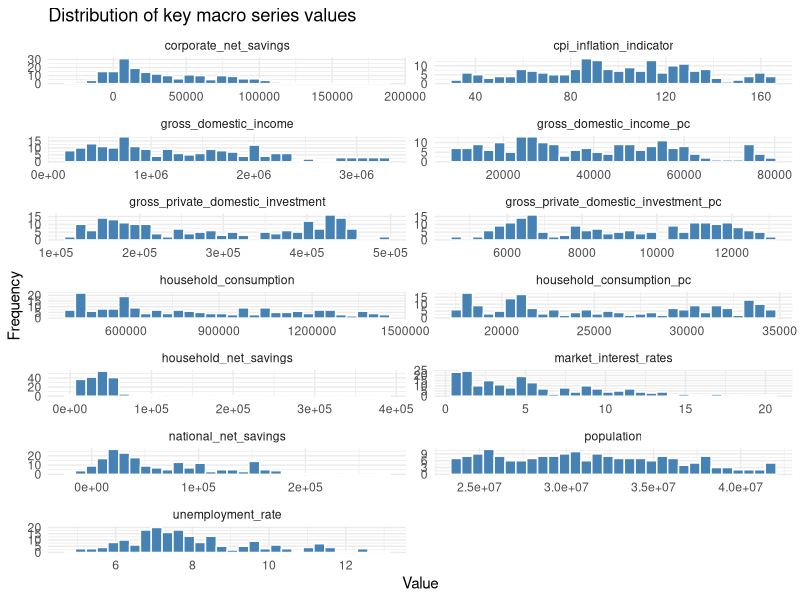
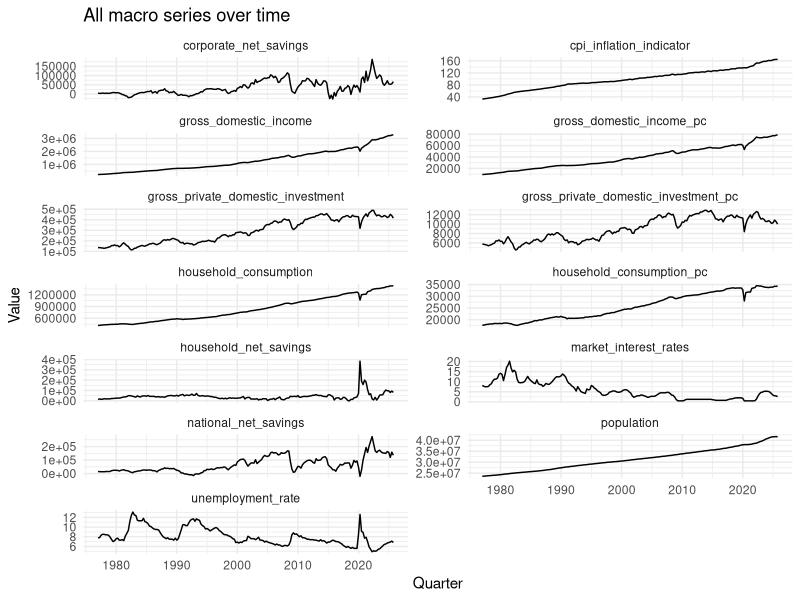
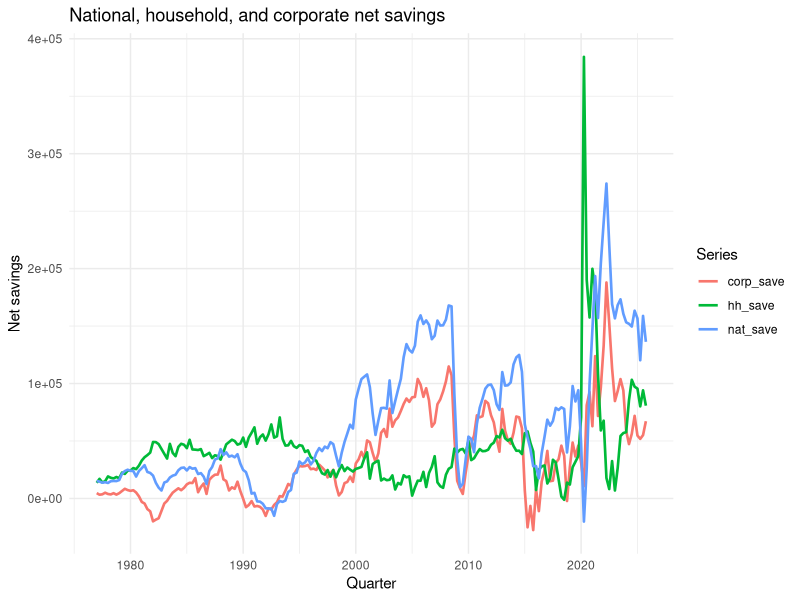
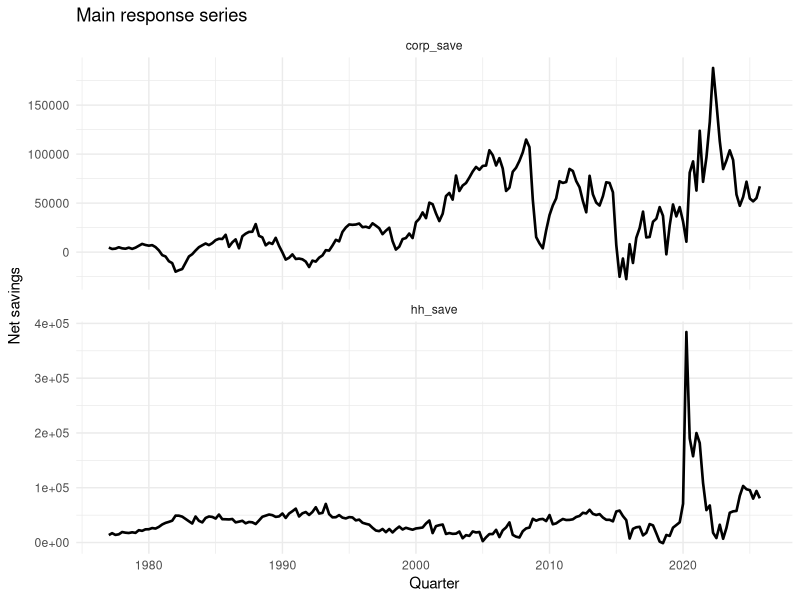
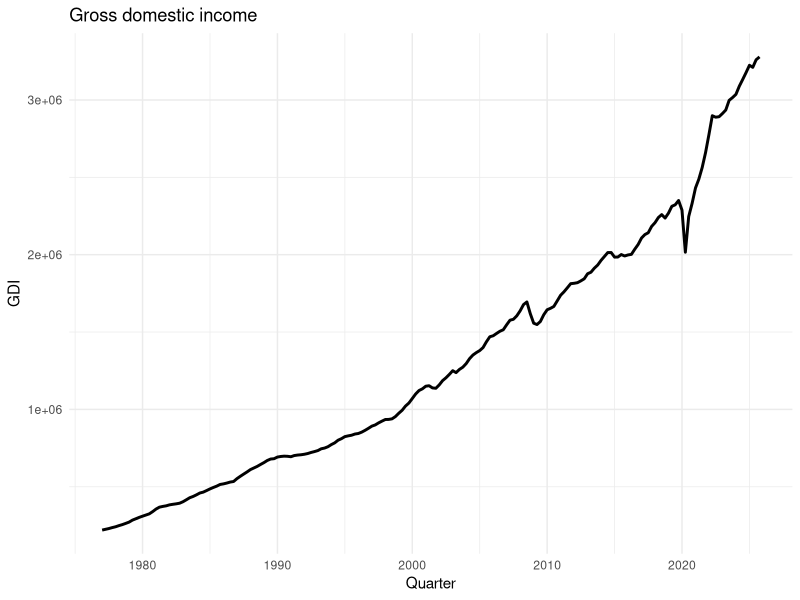
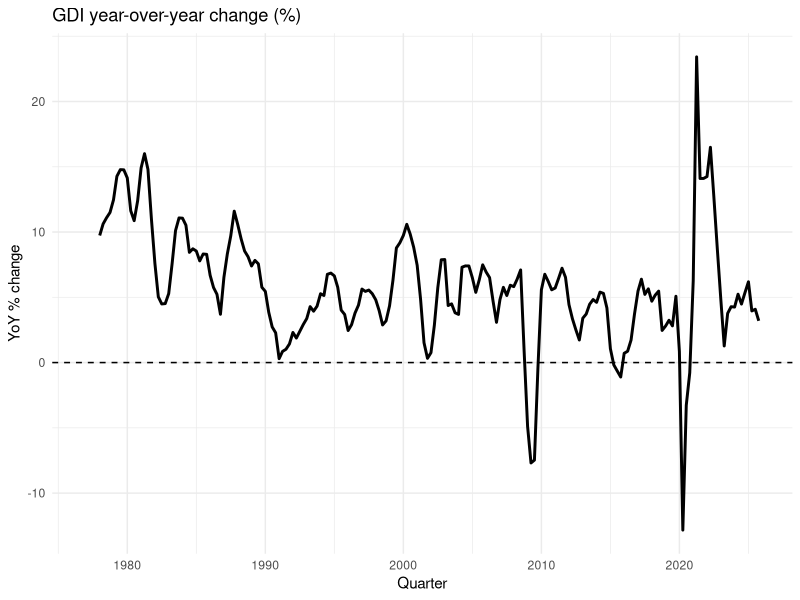
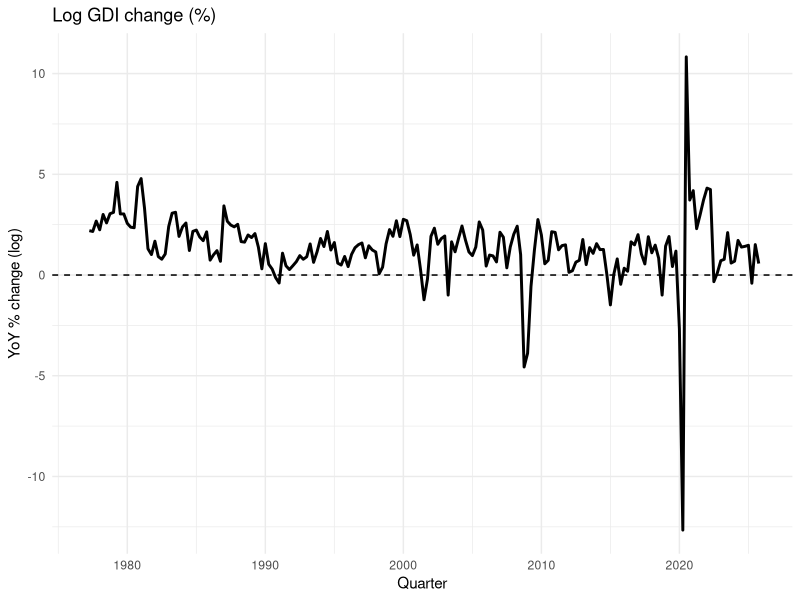
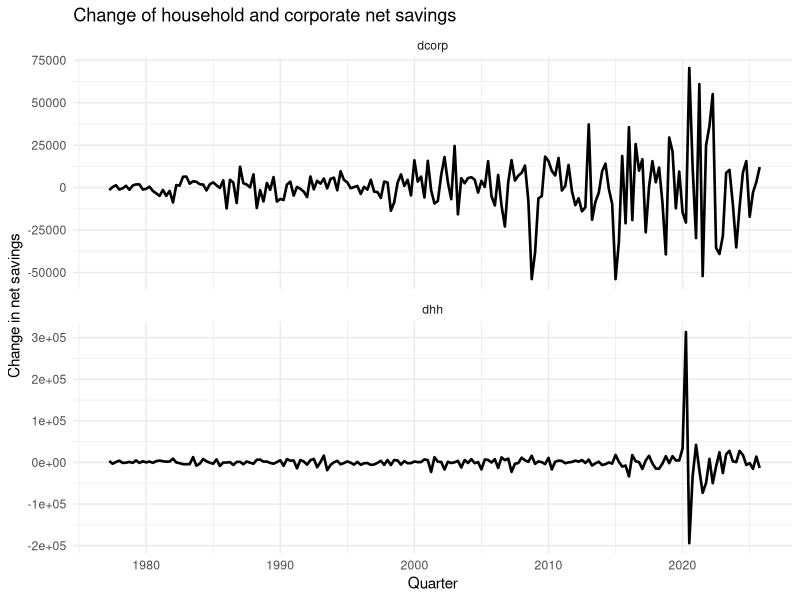

These figures' R source, in order:
## ---- chunk 1
knitr::opts_chunk$set(echo = TRUE, warning = FALSE, message = FALSE)
library(tidyverse)
library(lubridate)
library(forecast)
library(knitr)
library(tseries)
## ---- chunk 2
macro_df <- read_csv("../data/macro_panel_wide_raw.csv", show_col_types = FALSE) |>
  mutate(quarterly_date = as.Date(quarterly_date)) |>
  mutate(household_consumption_pc = household_consumption / population * 1000000,
         gross_domestic_income_pc = gross_domestic_income / population * 1000000,
         gross_private_domestic_investment_pc = gross_private_domestic_investment / population * 1000000) |>
  arrange(quarterly_date)

glimpse(macro_df)
summary(macro_df)
## ---- chunk 3
na_summary <- macro_df |>
  summarise(across(-quarterly_date, ~ sum(is.na(.)))) |>
  pivot_longer(
    cols = everything(),
    names_to = "series",
    values_to = "n_missing"
  ) |>
  arrange(desc(n_missing))

na_summary

# Remove the NA values at the end
macro_df <- macro_df |>
  filter(quarterly_date <= as.Date("2025-12-31"))
## ---- chunk 4
#| fig.width: 8
#| fig.height: 8
key_vars <- macro_df |>
  select(-quarterly_date) |>
  pivot_longer(
    cols = everything(),
    names_to = "series",
    values_to = "value"
  )

# Adjust plot size for better readability
ggplot(key_vars, aes(x = value)) +
  geom_histogram(bins = 30, fill = "steelblue", color = "white") +
  facet_wrap(~ series, scales = "free", ncol = 2)+ 
  theme_minimal() +
  ggtitle("Distribution of key macro series values") +
  xlab("Value") +
  ylab("Frequency")
## ---- chunk 5
#| fig.width: 8
#| fig.height: 8
macro_long <- macro_df |>
  pivot_longer(
    cols = -quarterly_date,
    names_to = "series",
    values_to = "value"
  )

ggplot(macro_long, aes(x = quarterly_date, y = value)) +
  geom_line() +
  facet_wrap(~ series, scales = "free_y", ncol = 2) +
  theme_minimal() +
  labs(
    title = "All macro series over time",
    x = "Quarter",
    y = "Value"
  )
## ---- chunk 6
eda_df <- macro_df |>
  select(
    quarterly_date,
    population,
    national_net_savings,
    household_net_savings,
    corporate_net_savings,
    gross_domestic_income,
    household_consumption,
    unemployment_rate,
    cpi_inflation_indicator,
    market_interest_rates,
    gross_private_domestic_investment
  ) |>
  rename(
    date = quarterly_date,
    pop = population,
    nat_save = national_net_savings,
    hh_save = household_net_savings,
    corp_save = corporate_net_savings,
    gdi = gross_domestic_income,
    cons = household_consumption,
    unemp = unemployment_rate,
    cpi = cpi_inflation_indicator,
    interest = market_interest_rates,
    gpdi = gross_private_domestic_investment
  ) |>
  mutate( # Standardize unit
    hh_rate = (hh_save / gdi) ,
    nat_rate = (nat_save / gdi) ,
    corp_rate = (corp_save / gdi)
  ) |>
  arrange(date)

glimpse(eda_df)
summary(eda_df)

## ---- chunk 7
saveRDS(eda_df, file = "../data/eda_df_nodiff.rds")
## ---- chunk 8
#| fig.width: 8
#| fig.height: 4
savings_long <- eda_df |>
  select(date, nat_save, hh_save, corp_save) |>
  pivot_longer(
    cols = -date,
    names_to = "series",
    values_to = "value"
  )

ggplot(savings_long, aes(x = date, y = value, color = series)) +
  geom_line(linewidth = 0.9) +
  theme_minimal() +
  labs(
    title = "National, household, and corporate net savings",
    x = "Quarter",
    y = "Net savings",
    color = "Series"
  )
## ---- chunk 9
main_response_long <- eda_df |>
  select(date, hh_save, corp_save) |>
  pivot_longer(
    cols = -date,
    names_to = "series",
    values_to = "value"
  )

ggplot(main_response_long, aes(x = date, y = value)) +
  geom_line(linewidth = 0.9) +
  facet_wrap(~ series, scales = "free_y", ncol = 1) +
  theme_minimal() +
  labs(
    title = "Main response series",
    x = "Quarter",
    y = "Net savings"
  )
## ---- chunk 10
eda_df <- eda_df |>
  mutate(
    gdi_qoq = (gdi / lag(gdi) - 1),
    gdi_yoy = (gdi / lag(gdi, 4) - 1),
    ldgdi = log(gdi) - log(lag(gdi))
  )

summary(select(eda_df, gdi, gdi_qoq, gdi_yoy, ldgdi))
## ---- chunk 11
p1 <- ggplot(eda_df, aes(x = date, y = gdi)) +
  geom_line(linewidth = 1) +
  theme_minimal() +
  labs(
    title = "Gross domestic income",
    x = "Quarter",
    y = "GDI"
  )

p2 <- ggplot(eda_df, aes(x = date, y = gdi_yoy*100)) +
  geom_line(linewidth = 1) +
  geom_hline(yintercept = 0, linetype = "dashed") +
  theme_minimal() +
  labs(
    title = "GDI year-over-year change (%)",
    x = "Quarter",
    y = "YoY % change"
  )

p3 <- ggplot(eda_df, aes(x = date, y = ldgdi*100)) +
  geom_line(linewidth = 1) +
  geom_hline(yintercept = 0, linetype = "dashed") +
  theme_minimal() +
  labs(
    title = "Log GDI change (%)",
    x = "Quarter",
    y = "YoY % change (log)"
  )

p1
p2
p3
## ---- chunk 12

eda_df <- eda_df |>
  mutate(
    dhh = hh_save - lag(hh_save),
    dcorp = corp_save - lag(corp_save),
    dnat = nat_save - lag(nat_save),
    dhh_rate = hh_rate - lag(hh_rate),
    dcorp_rate = corp_rate - lag(corp_rate),
    dnat_rate = nat_rate - lag(nat_rate),
    dunemp = unemp - lag(unemp),
    dinterest = interest - lag(interest),
    ldcons = log1p(cons) - log1p(lag(cons)),
    ldcpi = log1p(cpi) - log1p(lag(cpi)),
    ldgpdi = log1p(gpdi) - log1p(lag(gpdi))
  )

summary(select(
  eda_df,
  dhh,
  dcorp,
  dhh_rate,
  dcorp_rate,
  dnat_rate,
  dunemp,
  dinterest,
  ldcons,
  ldcpi,
  ldgpdi
))
## ---- chunk 13
diff_long <- eda_df |>
  select(date, dhh, dcorp) |>
  pivot_longer(
    cols = -date,
    names_to = "series",
    values_to = "value"
  )
ggplot(diff_long, aes(x = date, y = value)) +
  geom_line(linewidth = 0.9) +
  facet_wrap(~ series, scales = "free_y", ncol = 1) +
  theme_minimal() +
  labs(
    title = "Change of household and corporate net savings",
    x = "Quarter",
    y = "Change in net savings"
  )

## ---- chunk 14
transformed_long <- eda_df |>
  select(date, dhh_rate, dcorp_rate) |>
  pivot_longer(
    cols = -date,
    names_to = "series",
    values_to = "value"
  )

ggplot(transformed_long, aes(x = date, y = value*100)) +
  geom_line(linewidth = 0.9) +
  facet_wrap(~ series, scales = "free_y", ncol = 1) +
  theme_minimal() +
  labs(
    title = "Change of household and corporate net saving Rates",
    x = "Quarter",
    y = "Change"
  )
## ---- chunk 15
hh_ts <- ts(
  eda_df$hh_rate,
  start = c(year(min(eda_df$date)), quarter(min(eda_df$date))),
  frequency = 4
)

dhh_ts <- diff(hh_ts)

par(mfrow = c(2, 2))
plot(hh_ts, main = "Household net saving rate")
plot(dhh_ts, main = "First difference: household net savings rate")
acf(na.omit(dhh_ts), lag.max = 20, main = "ACF: diff household savings rate")
pacf(na.omit(dhh_ts), lag.max = 20, main = "PACF: diff household savings rate")
par(mfrow = c(1, 1))

adf.test(na.omit(dhh_ts))
## ---- chunk 16
corp_ts <- ts(
  eda_df$corp_rate,
  start = c(year(min(eda_df$date)), quarter(min(eda_df$date))),
  frequency = 4
)

dcorp_ts <- diff(corp_ts)

par(mfrow = c(2, 2))
plot(corp_ts, main = "Corporate net saving rate")
plot(dcorp_ts, main = "First difference: corporate net saving rate")
acf(na.omit(dcorp_ts), lag.max = 20, main = "ACF: diff corporate saving rate")
pacf(na.omit(dcorp_ts), lag.max = 20, main = "PACF: diff corporate saving rate")
par(mfrow = c(1, 1))

adf.test(na.omit(dcorp_ts))
## ---- chunk 17
nat_ts <- ts(
  eda_df$nat_rate,
  start = c(year(min(eda_df$date)), quarter(min(eda_df$date))),
  frequency = 4
)

dnat_ts <- diff(nat_ts)

par(mfrow = c(2, 2))
plot(nat_ts, main = "National net saving rate")
plot(dnat_ts, main = "First difference: national net saving rate")
acf(na.omit(dnat_ts), lag.max = 20, main = "ACF: diff national saving rate")
pacf(na.omit(dnat_ts), lag.max = 20, main = "PACF: diff national saving rate")
par(mfrow = c(1, 1))

adf.test(na.omit(dnat_ts))
## ---- chunk 18
options(repr.plot.width = 10, repr.plot.height = 5)
par(mfrow = c(1, 2))
ccf(na.omit(eda_df$dhh), na.omit(eda_df$dcorp),
    main = "hh vs corp net savings")
ccf(na.omit(eda_df$dhh_rate), na.omit(eda_df$dcorp_rate),
    main = "hh vs corp net saving rates")
par(mfrow = c(1, 1))

## ---- chunk 19
options(repr.plot.width = 12, repr.plot.height = 8)
par(
  mfrow = c(2, 4),
  mar = c(5, 5, 3, 1),   # c(bottom, left, top, right)
  mgp = c(2, 0.8, 0),        # Pulls axis labels closer to the plot
  cex.main = 0.95,           # Scales down the main title
  cex.lab = 0.9,             # Scales down axis labels
  cex.axis = 0.85            # Scales down axis tick values
)

ccf(na.omit(eda_df$ldgdi), na.omit(eda_df$dhh),
    main = "log GDI vs hh savings")
ccf(na.omit(eda_df$ldgdi), na.omit(eda_df$dcorp),
    main = "log GDI vs corp savings")

ccf(na.omit(eda_df$dunemp), na.omit(eda_df$dhh),
    main = "Unemp vs hh savings")
ccf(na.omit(eda_df$dunemp), na.omit(eda_df$dcorp),
    main = "Unemp vs corp savings")

ccf(na.omit(eda_df$ldcons), na.omit(eda_df$dhh),
    main = "Cons vs hh savings")
ccf(na.omit(eda_df$ldcons), na.omit(eda_df$dcorp),
    main = "Cons vs corp savings")

ccf(na.omit(eda_df$ldgpdi), na.omit(eda_df$dhh),
    main = "GPDI vs hh savings")
ccf(na.omit(eda_df$ldgpdi), na.omit(eda_df$dcorp),
    main = "GPDI vs corp savings")

## ---- chunk 20
par(
  mfrow = c(2, 4),
  mar = c(5, 5, 3, 1),   # c(bottom, left, top, right)
  mgp = c(2, 0.8, 0),        # Pulls axis labels closer to the plot
  cex.main = 0.95,           # Scales down the main title
  cex.lab = 0.9,             # Scales down axis labels
  cex.axis = 0.85            # Scales down axis tick values
)

ccf(na.omit(eda_df$ldgdi), na.omit(eda_df$dhh_rate),
    main = "log GDI vs hh saving rate")
ccf(na.omit(eda_df$ldgdi), na.omit(eda_df$dcorp_rate),
    main = "log GDI vs corp saving rate")

ccf(na.omit(eda_df$dunemp), na.omit(eda_df$dhh_rate),
    main = "Unemp vs hh saving rate")
ccf(na.omit(eda_df$dunemp), na.omit(eda_df$dcorp_rate),
    main = "Unemp vs corp saving rate")

ccf(na.omit(eda_df$ldcons), na.omit(eda_df$dhh_rate),
    main = "Cons vs hh saving rate")
ccf(na.omit(eda_df$ldcons), na.omit(eda_df$dcorp_rate),
    main = "Cons vs corp saving rate")

ccf(na.omit(eda_df$ldgpdi), na.omit(eda_df$dhh_rate),
    main = "GPDI vs hh saving rate")
ccf(na.omit(eda_df$ldgpdi), na.omit(eda_df$dcorp_rate),
    main = "GPDI vs corp saving rate")

par(mfrow = c(1, 1))
## ---- chunk 21
pairs(
  eda_df |>
    select(hh_save, corp_save, gdi, cons, unemp, cpi, interest) |>
    na.omit(),
  main = "Scatterplot matrix for key variables"
)
## ---- chunk 22
pairs(
  eda_df |>
    select(dhh, dcorp, ldgdi, ldcons, dunemp, ldcpi, dinterest) |>
    na.omit(),
  main = "Scatterplot matrix for key variables after differencing"
)
## ---- chunk 23
glimpse(eda_df)

saveRDS(eda_df, file = "../data/macro_df_diff.rds")
